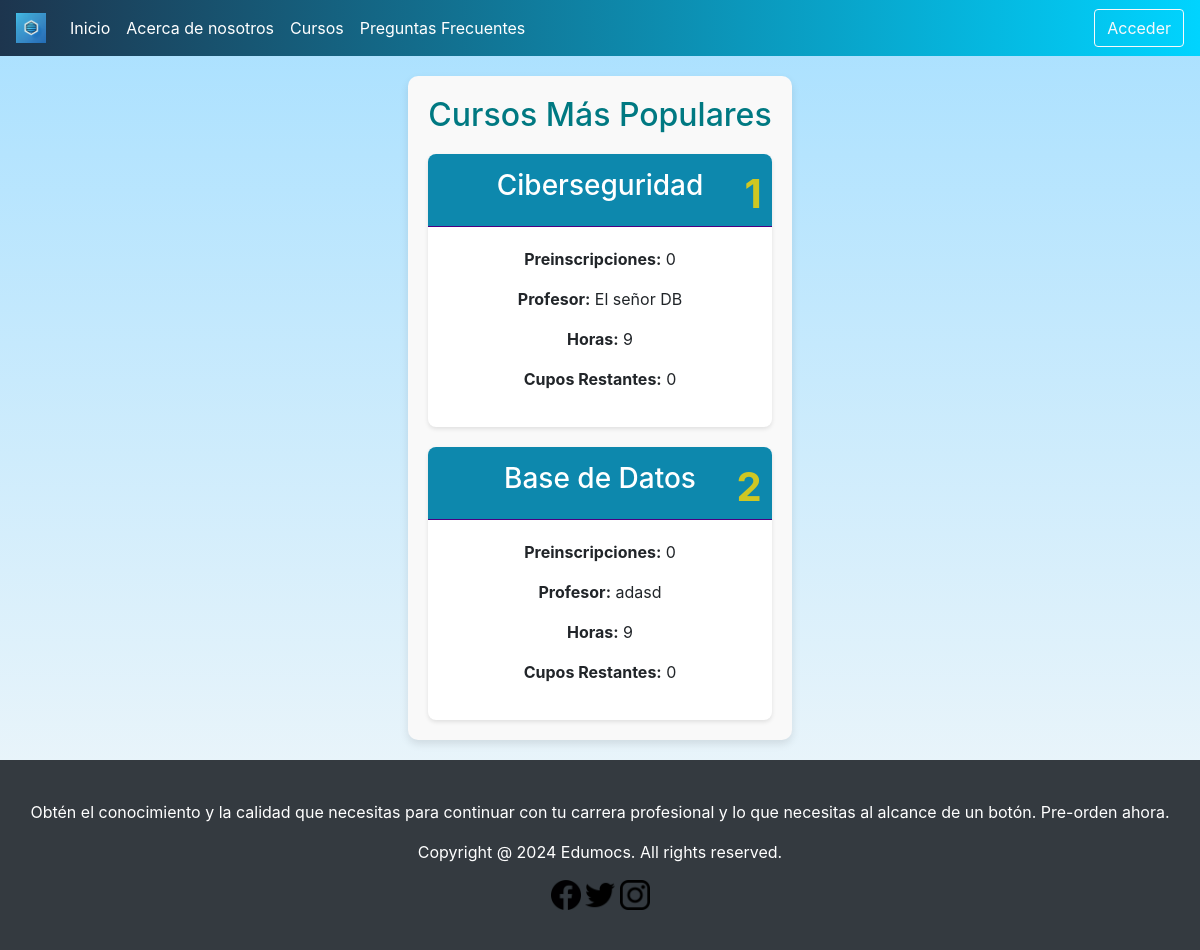
/dashboard/, run on the app's committed database.
### cursos/models.py (models this page shows, shortened)
class Cursos(models.Model):
    id = models.AutoField(primary_key=True,verbose_name="Clave de Curso")
    nombre = models.CharField(verbose_name="Nombre del Curso",max_length=50, default="")
    costo = models.DecimalField(verbose_name="Precio del Curso",max_digits=10, decimal_places=2, default=0.00)
    fecha_inicio = models.DateField(verbose_name="Fecha de Inicio del Curso",default=timezone.now)
    fecha_termino = models.DateField(verbose_name="Fecha de Finalización del Curso",default=timezone.now)
    horas = models.IntegerField(verbose_name="Total de Horas del Curso",default=0)
    cupos = models.IntegerField(verbose_name="Limite de cupos",default=0)
    cupos_restantes = models.IntegerField(verbose_name="Cupos Restantes",default=0)
    imagen = models.ImageField(null=True,upload_to="fotos",verbose_name="Fotografia")
    descripcion = models.TextField(verbose_name="Descripcion General del Curso",default="")
    profesor = models.CharField( max_length=50,default="Por asignar")
    contenido = RichTextField(verbose_name="Contenido",default="")
    created = models.DateTimeField(blank=True,default=datetime.now)
    updated = models.DateTimeField(blank=True,default=datetime.now)
    preinscripciones_count = models.IntegerField(default=0, verbose_name="Total de Preinscripciones")
    class Meta:
        verbose_name = ("Curso")
        verbose_name_plural = ("Cursos")
        ordering = ["-created"]

### administrador/views.py (the view)
# urls.py: path('dashboard/', viewsAdmin.cursos_populares, name='Dashboard'),
def cursos_populares(request):
    cursos_populares = Cursos.objects.order_by('-preinscripciones_count')[:5]
    return render(request, 'administrador/dashboard.html', {'cursos_populares': enumerate(cursos_populares, start=1)})

### contenido/context_processors.py (called while the page is built)
def notificaciones(request):
    if request.user.is_authenticated and request.user.is_staff:
        notificaciones = Pregunta.objects.filter(respondida=False)
        return {
            'notificaciones': notificaciones,
            'notificaciones_count': notificaciones.count()
        }
    return {}

### administrador/templates/administrador/dashboard.html (shortened to what this page needs)
{% extends "contenido/BaseNavBar.html" %}
{% block contenido %}
<div class="dashboard-container">
    <h2 class="dashboard-title">Cursos Más Populares</h2>
    <div class="dashboard-cards">
        {% for index, curso in cursos_populares %}
        <div class="cardD">
            <div class="card-headerD">
                <div class="ranking-numberD">{{ index }}</div>
                <h3>{{ curso.nombre }}</h3>
            </div>
            <div class="card-body">
                <p><strong>Preinscripciones:</strong> {{ curso.preinscripciones_count }}</p>
                <p><strong>Profesor:</strong> {{ curso.profesor }}</p>
                <p><strong>Horas:</strong> {{ curso.horas }}</p>
                <p><strong>Cupos Restantes:</strong> {{ curso.cupos_restantes }}</p>
            </div>
        </div>
        {% endfor %}
    </div>
</div>
{% endblock contenido %}

### edumocs/static/edumocs/css/styles.css (style rules this page uses)
.dashboard-container { max-width: 1200px; margin: 20px auto; padding: 20px; background-color: #f9f9f9; border-radius: 10px; box-shadow: 0 4px 8px rgba(0, 0, 0, 0.1); }
.dashboard-title { text-align: center; font-size: 2rem; margin-bottom: 20px; color: #007982; }
.dashboard-cards { display: grid; grid-template-columns: repeat(auto-fit, minmax(300px, 1fr)); gap: 20px; }
.cardD { background-color: #ffffff; border-radius: 8px; box-shadow: 0 2px 4px rgba(0, 0, 0, 0.1); overflow: hidden; text-align: center; }
.card-headerD { position: relative; background-color: #0d88ad; color: white; padding: 15px; font-size: 1.5rem; border-bottom: 1px solid #4b0082; }
.ranking-numberD { position: absolute; top: 10px; right: 10px; font-size: 2.5rem; font-weight: bold; color: #ffd700; opacity: 0.8; }

### data on the page
Cursos: id "1", nombre "Ciberseguridad", preinscripciones_count "0", profesor "El señor DB", horas "9", cupos_restantes "0"
Cursos: id "2", nombre "Base de Datos", preinscripciones_count "0", profesor "adasd", horas "9", cupos_restantes "0"
